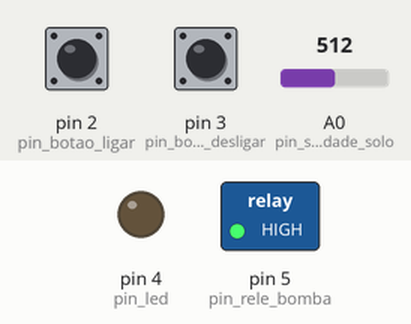
The sketch below on a simulated Arduino Uno, built with avr-gcc and run on an emulated ATmega328P. Parts: switched loads named in the sketch (green lamp = pin HIGH), output pins drawn as LEDs (lit = HIGH). The test bench sets the inputs (shaded band); at power-on: pin 2 (pin_botao_ligar) HIGH, pin 3 (pin_botao_desligar) HIGH, A0 (pin_sensor_umidade_solo) = 512. What the sketch prints to the serial monitor is not drawn.

Above: at 1.2 s.
1.3 s: pin 2 (pin_botao_ligar) pulled LOW for 0.15 s
At 1.7 s:
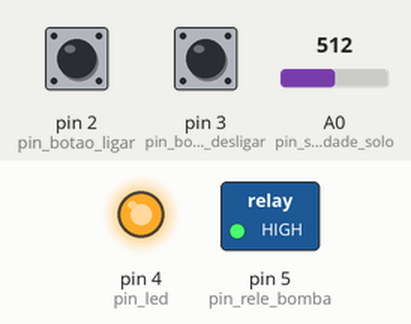
2.9 s: pin 3 (pin_botao_desligar) pulled LOW for 0.15 s
At 4.1 s:
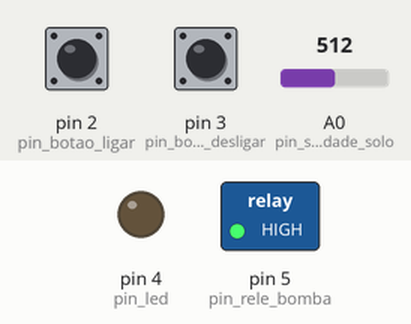
4.5 s: pin 2 (pin_botao_ligar) pulled LOW for 1 s
At 5.4 s:
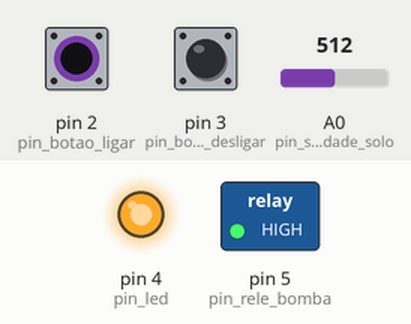
Timing chart, 0 to 7.5 s (numbered marks = the images above; inputs shaded):
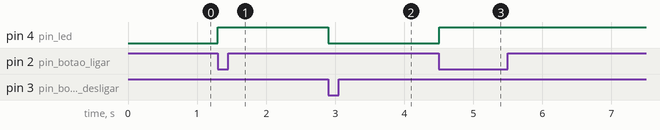

The sketch:

irrigador.ino
```cpp
/********************************************************************
  Autor:  Glauber Apolinário de Freitas
  Projeto:  Sistema de irrigação automático para Arduino
  Data:  06/06/2023
  Detalhes:
********************************************************************/

#define pin_botao_ligar 2 //Define que o texto pin_botao_ligar representa o número 2
#define pin_botao_desligar 3 //Define que o texto pin_botao_desligar representa o número 3
#define pin_led 4
#define pin_rele_bomba 5
#define pin_sensor_umidade_solo A0

void setup() {
  //Inicia a comunicação serial com velocidade de 9600 bits por segundo
  Serial.begin(9600);

  //Define os pinos como entrada com resistores de pullup internos
  pinMode(pin_botao_ligar, INPUT_PULLUP);
  pinMode(pin_botao_desligar, INPUT_PULLUP);

  //Define os pinos como saídas
  pinMode(pin_led, OUTPUT);
  pinMode(pin_rele_bomba, OUTPUT);

  digitalWrite(pin_rele_bomba, HIGH); //Lógica de acionamento do rele é invertida, por isso ele tem q iniciar como HIGH para iniciar desligado
}

void loop() {
  //Printa no monitor serial o valor do sensor de umidade de solo 0 - 1023
  Serial.println(analogRead(pin_sensor_umidade_solo));

  //Se o sensor de umidade de solo detectar o solo como seco e o sistema estiver ligado
  if(analogRead(pin_sensor_umidade_solo) >= 380 && digitalRead(pin_led == 1)){
    digitalWrite(pin_rele_bomba, LOW);//Liga a bomba d'água
  }

  //Se o sensor de umidade de solo detectar o solo como molhado
  if(analogRead(pin_sensor_umidade_solo) <= 350)
  {
    digitalWrite(pin_rele_bomba, HIGH);//Desliga a bomba d'água
  }

  //Se o botão ligar for pressionado
  if(digitalRead(pin_botao_ligar)==0){ //Se o botão ligar for pressionado
    digitalWrite(pin_led, HIGH); //Liga o LED
  }

   //Se o botão desligar for pressionado
   if(digitalRead(pin_botao_desligar)==0){
    digitalWrite(pin_led, LOW);//Desliga o LED
    digitalWrite(pin_rele_bomba, HIGH);//Desliga a bomba d'água
  }
}
```

Measured:
- after the input at 1.3 s, pin 4 (pin_led): LOW → HIGH at once
- after the input at 2.9 s, pin 4 (pin_led): HIGH → LOW at once
- after the input at 4.5 s, pin 4 (pin_led): LOW → HIGH at once
